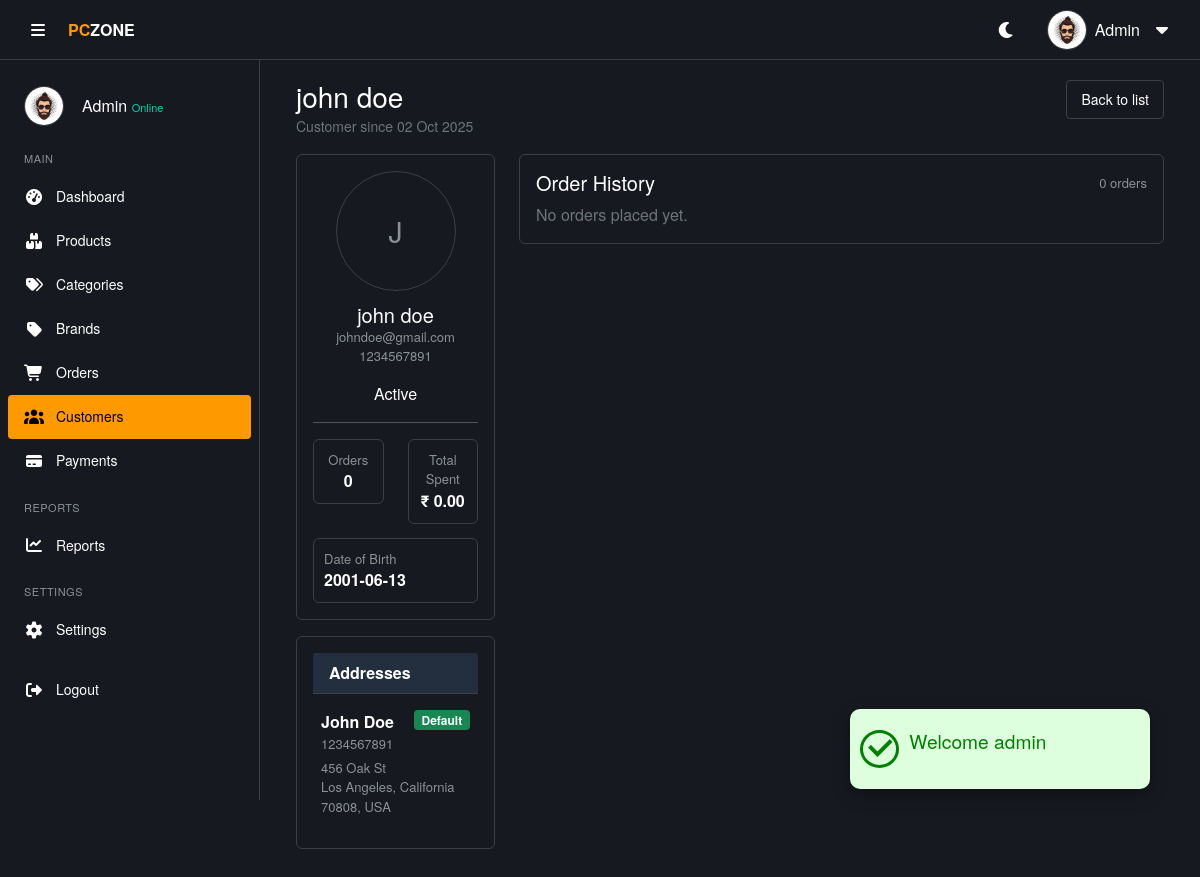
Screenshot of /admin/customer_view.php?id=5 (signed in) with the database file from the repository.
### tables this page shows
CREATE TABLE IF NOT EXISTS `users` (
  `user_id` int NOT NULL AUTO_INCREMENT,
  `username` varchar(150) DEFAULT NULL,
  `email` varchar(100) NOT NULL,
  `password` varchar(255) NOT NULL,
  `date_of_birth` date DEFAULT NULL,
  `gender` enum('Male','Female','Other') DEFAULT NULL,
  `phone` varchar(20) DEFAULT NULL,
  `email_verified` tinyint(1) DEFAULT '0',
  `role` enum('admin','user') NOT NULL DEFAULT 'user',
  `status` enum('active','inactive') DEFAULT 'active',
  `last_login` datetime DEFAULT NULL,
  `created_at` timestamp NULL DEFAULT CURRENT_TIMESTAMP,
  `updated_at` timestamp NULL DEFAULT CURRENT_TIMESTAMP ON UPDATE CURRENT_TIMESTAMP,
  PRIMARY KEY (`user_id`),
  UNIQUE KEY `email` (`email`)
);

CREATE TABLE IF NOT EXISTS `user_address` (
  `address_id` int NOT NULL AUTO_INCREMENT,
  `user_id` int DEFAULT NULL,
  `full_name` varchar(150) DEFAULT NULL,
  `phone` varchar(20) DEFAULT NULL,
  `address_line1` text,
  `address_line2` text,
  `city` varchar(100) DEFAULT NULL,
  `state` varchar(100) DEFAULT NULL,
  `zip` varchar(20) DEFAULT NULL,
  `country` varchar(100) DEFAULT NULL,
  `is_default` tinyint(1) DEFAULT '0',
  PRIMARY KEY (`address_id`),
  KEY `user_id` (`user_id`)
);

### includes/functions.php (called while the page is built, shortened)
<?php
function e($v)
{
  return htmlspecialchars($v ?? '');
}

### admin/customer_view.php (the view, shortened to what this page needs)
<?php
require('../includes/functions.php');
$customer_id = isset($_GET['id']) && ctype_digit($_GET['id']) ? (int)$_GET['id'] : 0;
$customer_q = mysqli_query(
  $conn,
  "SELECT user_id, username, email, phone, date_of_birth, gender, status, created_at, updated_at, NULL AS profile_image
       FROM users WHERE user_id = $customer_id"
);
$customer = $customer_q ? mysqli_fetch_assoc($customer_q) : null;
$totals_q = mysqli_query(
  $conn,
  "SELECT COUNT(*) AS orders_count, COALESCE(SUM(total_price),0) AS total_purchases
       FROM orders WHERE user_id = $customer_id"
);
$totals = $totals_q ? mysqli_fetch_assoc($totals_q) : ['orders_count' => 0, 'total_purchases' => 0];
$total_purchases = (float)($totals['total_purchases'] ?? 0);
$addresses_res = mysqli_query(
  $conn,
  "SELECT address_id, full_name, phone, address_line1, address_line2, city, state, zip, country, is_default
       FROM user_address WHERE user_id = $customer_id ORDER BY is_default DESC, address_id ASC"
);
$addresses = $addresses_res ? mysqli_fetch_all($addresses_res, MYSQLI_ASSOC) : [];
$orders_sql = "
  SELECT
    MIN(o.order_id) AS group_order_id,
    o.created_at AS order_date,
    SUM(o.total_price) AS total_price,
    COUNT(*) AS items_count,
    GROUP_CONCAT(o.order_id) AS order_ids,
    GROUP_CONCAT(DISTINCT p.payment_method) AS payment_methods,
    GROUP_CONCAT(DISTINCT p.payment_status) AS payment_statuses,
    MAX(p.created_at) AS last_payment_at
  FROM orders o
  LEFT JOIN payments p ON p.order_id = o.order_id
  WHERE o.user_id = $customer_id
  GROUP BY o.created_at
  ORDER BY o.created_at DESC
";
$orders_res = mysqli_query($conn, $orders_sql);
$grouped_orders = $orders_res ? mysqli_fetch_all($orders_res, MYSQLI_ASSOC) : [];
?>
<!doctype html>
<html lang="en">
<head>
  <?php include './includes/header-link.php'; ?>
</head>
<body>
  <?php require('./includes/alert.php'); ?>
  <?php
  include './includes/header.php';
  include './includes/sidebar.php';
  ?>
  <main class="main-content pt-5 mt-4">
    <div class="container mt-2 customer-profile">
      <div class="d-flex justify-content-between align-items-start mb-3">
        <div>
          <h3 class="mb-0"><?= e($customer['username']) ?></h3>
          <small class="text-muted">Customer since <?= e(date('d M Y', strtotime($customer['created_at']))) ?></small>
        </div>
        <div class="text-end">
          <a href="customers.php" class="btn btn-sm btn-secondary">Back to list</a>
        </div>
      </div>
      <div class="row gy-3">
        <div class="col-lg-3">
          <div class="card theme-card p-3 mb-3">
            <div class="card-body text-center d-flex flex-column align-items-center p-0">
              <?php if (!empty($customer['profile_image']) && file_exists('../uploads/' . $customer['profile_image'])) : ?>
                <img src="../uploads/<?= e($customer['profile_image']) ?>" alt="profile" class="avatar-lg mb-2" style="object-fit:cover;">
              <?php else : ?>
                <div class="avatar-lg mb-2"><?= strtoupper(substr($customer['username'], 0, 1)) ?></div>
              <?php endif; ?>
              <h5 class="mt-1 mb-0"><?= e($customer['username']) ?></h5>
              <div class="muted-small"><?= e($customer['email']) ?></div>
              <div class="muted-small mb-2"><?= e($customer['phone'] ?: '—') ?></div>
              <div class="d-flex justify-content-center gap-2 mt-2">
                <span class="stock-badge <?= $customer['status'] === 'active' ? 'in-stock' : ($customer['status'] === 'inactive' ? 'low-stock' : 'out-of-stock') ?>">
                  <?= e(ucfirst($customer['status'])) ?>
                </span>
              </div>
            </div>
            <hr>
            <div class="row meta-row">
              <div class="col-6">
                <div class="stat-box text-center">
                  <div class="muted-small">Orders</div>
                  <div class="fw-bold"><?= count($grouped_orders) ?></div>
                </div>
              </div>
              <div class="col-6">
                <div class="stat-box text-center">
                  <div class="muted-small">Total Spent</div>
                  <div class="fw-bold">₹ <?= number_format($total_purchases, 2) ?></div>
                </div>
              </div>
              <div class="col-12 mt-2">
                <div class="stat-box">
                  <div class="muted-small">Date of Birth</div>
                  <div class="fw-bold"><?= $customer['date_of_birth'] ? e($customer['date_of_birth']) : '—' ?></div>
                </div>
              </div>
            </div>
          </div>
          <div class="card theme-card p-3 mb-3">
            <div class="card-header mb-2">Addresses</div>
            <?php if (empty($addresses)) : ?>
              <p class="text-muted mb-0">No addresses available.</p>
            <?php else : ?>
              <?php foreach ($addresses as $addr) : ?>
                <div class="address-block mb-2 p-2">
                  <div class="d-flex justify-content-between align-items-start">
                    <div>
                      <strong><?= e($addr['full_name']) ?></strong>
                      <div class="muted-small"><?= e($addr['phone'] ?: '—') ?></div>
                    </div>
                    <?= $addr['is_default'] ? '<span class="badge bg-success">Default</span>' : '' ?>
                  </div>
                  <div class="muted-small small mt-1"><?= e($addr['address_line1']) ?> <?= e($addr['address_line2']) ?></div>
                  <div class="muted-small small"><?= e($addr['city']) ?>, <?= e($addr['state']) ?> <?= e($addr['zip']) ?>, <?= e($addr['country']) ?></div>
                </div>
              <?php endforeach; ?>
            <?php endif; ?>
          </div>
        </div>
        <div class="col-lg-9">
          <div class="card theme-card p-3 mb-3">
            <div class="d-flex justify-content-between align-items-center mb-2">
              <h5 class="mb-0">Order History</h5>
              <small class="muted-small"><?= count($grouped_orders) ?> orders</small>
            </div>
            <?php if (empty($grouped_orders)) : ?>
              <p class="text-muted mb-0">No orders placed yet.</p>
            <?php endif; ?>
          </div>
        </div>
      </div>
    </div>
  </main>
</body>
</html>

### admin/assets/css/style.css (style rules this page uses)
* { margin: 0; padding: 0; box-sizing: border-box; }
body { font-family: "Amazon Ember", "Helvetica Neue", Roboto, Arial, sans-serif; font-size: 16px; line-height: 1.5; background-color: var(--bg-body); color: var(--text-color); transition: background-color 0.3s, color 0.3s; }
:root { --bg-body: #16191f; --bg-section: #16191f; --bg-card: #16191f; --bg-input: #0d1117; --text-color: #ffffff; --text-muted: #8c9196; --border-color: #3c4043; --primary: #ff9900; --primary-hover: #ffad33; --primary-text: #000000; --hover-bg: #2a3139; --table-header: #232f3e; --scroll-track: #16191f; --success: #00d4aa; --danger: #d13212; --warning: #ff9900; --success-bg: rgba(0, 212, 170, 0.1); --danger-bg: rgba(209, 50, 18, 0.1); --warning-bg: rgba(255, 153, 0, 0.1); --transition: all 0.3s ease; }
.main-content { margin-left: 260px; padding: 24px; padding-top: 84px; transition: margin-left 0.3s, width 0.3s; background-color: var(--bg-body); min-height: 100vh; }
.btn-secondary { background: transparent; color: var(--text-color); border: 1px solid var(--border-color); padding: 8px 14px; border-radius: 4px; text-decoration: none; }
.theme-card { background-color: var(--bg-card); border: 1px solid var(--border-color); color: var(--text-color); border-radius: 6px; box-shadow: none; }
.theme-card > .card-header { background-color: var(--table-header); color: var(--text-color); border-bottom: 1px solid var(--border-color); font-weight: 600; }
.theme-card > .card-body { background: transparent; color: var(--text-color); }
.popup > .icon > i { font-size: 2rem; border-radius: 50%; margin: 0 10px; font-weight: 700; }
.popup-success > .icon > i { background-color: #ddffdd; color: green; border: 3px solid green; border-radius: 50%; }

### admin/customer_view.php (style rules this page uses)
.avatar-lg { width: 120px; height: 120px; border-radius: 50%; display: flex; align-items: center; justify-content: center; font-size: 28px; background: var(--bg-section); color: var(--text-muted); border: 1px solid var(--border-color); }
.stat-box { border-radius: 6px; background: var(--bg-card); border: 1px solid var(--border-color); padding: 10px; }
.muted-small { color: var(--text-muted); font-size: 13px }
.meta-row .col-6 { padding-bottom: 6px }

### rows the page displays
users: username "john doe", created_at "02 Oct 2025", username "J", email "johndoe@gmail.com", phone "1234567891", status "Active", date_of_birth "2001-06-13"
user_address: full_name "John Doe", phone "1234567891", is_default "Default", address_line1 "456 Oak St", city "Los Angeles", state "California", zip "70808", country "USA"

### other values shown
$_SESSION['message']['title'] "Welcome admin"
$userName "Admin"
$_SESSION['full_name'] "Admin"
count($grouped_orders) "0"
$total_purchases "0.00"
